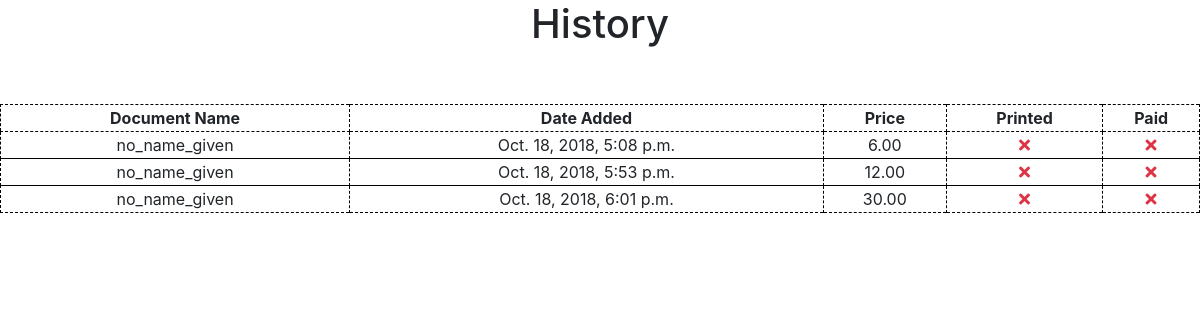
Page /users/ (signed in) on the committed database.
### Eprint_users/models.py (models this page shows, shortened)
class PrintDocs(models.Model):
    description = models.CharField(max_length=255, default='')
    document = models.FileField(upload_to='media/documents/')
    file_name = models.CharField(max_length=500, default='no_name_given')
    date_uploaded = models.DateTimeField(auto_now_add=True)
    colour = models.BooleanField(default=False)  # 0 for black
    copies = models.SmallIntegerField(default=1)
    task_by = models.ForeignKey(User, on_delete=models.SET(get_sentinel_user))
    num_pages = models.SmallIntegerField(default=1)
    price = models.DecimalField(default=0, max_digits=10, decimal_places=2)
    completed = models.BooleanField(default=False)
    paid = models.BooleanField(default=False)

### Eprint_users/views.py (the view)
# urls.py: path('', views.history, name='users-history'),
def history(request):
    return render(request, 'Eprint_users/history.html', {'tasks' : request.user.printdocs_set.all()})

### Eprint_users/templates/Eprint_users/history.html
{% extends "ground/base.html" %}
{% block content %}
    <center>
        <h1>History</h1><br><br>
        <table class="bill-table" border="1|0">
            <tr>
                <th>Document Name</th>
                <th>Date Added</th>
                <th>Price</th>
                <th>Printed</th>
                <th>Paid</th>
            </tr>
            {% for task in tasks %}
                <tr>
                    <td>{{ task.file_name }}</td>
                    <td>{{ task.date_uploaded }}</td>
                    <td>{{ task.price }}</td>
                    <td>{% if task.completed %}<i class="fa fa-check text-success" aria-hidden="true"></i>
                        {% else %}<i class="fa fa-times text-danger" aria-hidden="true"></i>
                    {% endif %}</td>
                    <td>{% if task.paid %}<i class="fa fa-check text-success" aria-hidden="true"></i>
                    {% else %}<i class="fa fa-times text-danger" aria-hidden="true"></i>
                    {% endif %}</td>
                </tr>
            {% endfor %}
        </table>
    </center>
{% endblock content %}

### baseApp/templates/ground/base.html (shortened to what this page needs)
{% load static %}
<!DOCTYPE html>
<html lang="en">
<head>
    <link rel="stylesheet" href="https://stackpath.bootstrapcdn.com/bootstrap/4.1.3/css/bootstrap.min.css">
    <link rel="stylesheet" href="https://use.fontawesome.com/releases/v5.4.1/css/all.css">
    <link rel="stylesheet" type="text/css" href="{% static 'ground/main.css' %}">
</head>
<body>
    {% block content %}
    {% endblock%}
</body>
</html>

### baseApp/static/ground/main.css (style rules this page uses)
body { margin: 0; padding: 0; border: 0; }
.bill-table { border: 1px dashed black; width: 100%; text-align: center; }
.bill-table th { border-bottom: 1px dashed black; border-right: 1px dashed black; }
.bill-table td { border-right: 1px dashed black; }

### rows in the picture
PrintDocs: file_name "no_name_given", date_uploaded "Oct. 18, 2018, 5:08 p.m.", price "6.00", completed False (drawn), paid False (drawn)
PrintDocs: file_name "no_name_given", date_uploaded "Oct. 18, 2018, 5:53 p.m.", price "12.00", completed False (drawn), paid False (drawn)
PrintDocs: file_name "no_name_given", date_uploaded "Oct. 18, 2018, 6:01 p.m.", price "30.00", completed False (drawn), paid False (drawn)
